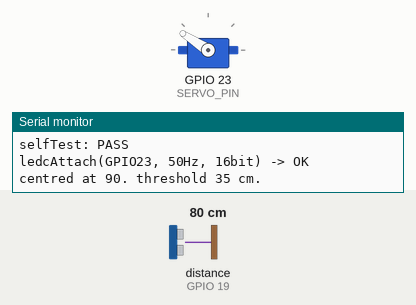
A sketch run on a simulated ESP32. On the bench: servo, the last lines printed to the serial monitor. Wiring (inferred from the names in the program): ultrasonic range finder: trigger GPIO 18; echo GPIO 19. The inputs (shaded band) are chosen by the test bench; at power-on: distance to the obstacle (sensor on GPIO 19) 80 cm. The echo pulse lasts 58.3 µs per cm; servo pulses on a pin are drawn as a servo (544–2400 µs = 0–180°).

Above: at 2.1 s.
2.2 s: distance to the obstacle (sensor on GPIO 19) set to 2 cm
At 3.1 s:
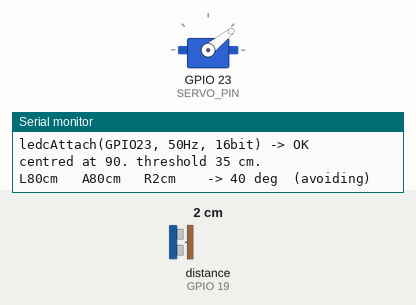
5.2 s: distance to the obstacle (sensor on GPIO 19) set to 18 cm
At 5.65 s:
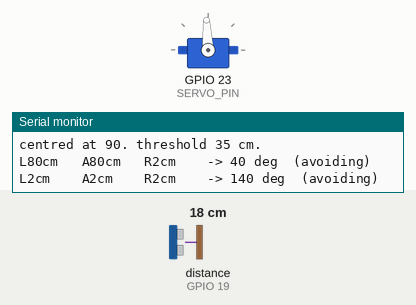
Timing chart, 0 to 14.2 s (numbered marks = the images above; inputs shaded):
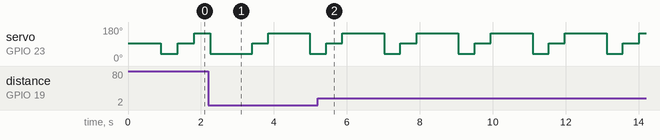

The sketch:

sonar_servo_test.ino
```cpp
/*
 *  Scanning head: HC-SR04 on an SG90, looking away from whatever is closest.
 *  No WiFi, no MQTT, no motors.  Serial Monitor at 115200.
 *
 *    SG90  signal -> GPIO23   5V -> EXTERNAL supply (UBEC / power bank), GND -> common
 *    HC-SR04 Trig -> GPIO18   VCC -> 5V   GND -> GND
 *    HC-SR04 Echo -> [1k] -> GPIO19 -> [1.8k] -> GND   <-- divider is NOT optional,
 *                                                          Echo swings 5V, GPIOs die at 3.3V
 *
 *  The servo must NOT draw from the ESP's 5V pin: its surge browns the board into a
 *  reset loop.  Native ledc PWM, so no ESP32Servo library to install.
 */

#define SERVO_PIN 23
#define TRIG_PIN  18
#define ECHO_PIN  19

#define SERVO_MIN_US 500     // ponytail: nominal SG90 range; trim if the ends buzz
#define SERVO_MAX_US 2500

#define AVOID_CM   35.0      // closer than this counts as "something in front"
#define CENTER     90

static const int  SCAN[] = {40, CENTER, 140};      // left, ahead, right
static const int  NSCAN  = sizeof(SCAN) / sizeof(SCAN[0]);

// ---------- servo ----------
void servoWrite(int deg) {
  deg = constrain(deg, 0, 180);
  long us = map(deg, 0, 180, SERVO_MIN_US, SERVO_MAX_US);
  ledcWrite(SERVO_PIN, (us * 65535L) / 20000L);
}

// ---------- sonar ----------
float readDistance() {                       // cm, or -1 on no echo / out of range
  digitalWrite(TRIG_PIN, LOW);  delayMicroseconds(3);
  digitalWrite(TRIG_PIN, HIGH); delayMicroseconds(10);
  digitalWrite(TRIG_PIN, LOW);

  unsigned long us = pulseIn(ECHO_PIN, HIGH, 30000UL);   // 30ms ~= 5m ceiling
  if (us == 0) return -1;
  float cm = us / 58.0;
  return (cm < 2 || cm > 400) ? -1 : cm;
}

float readDistanceStable() {                 // median of 3 — a single ping lies often enough
  float a = readDistance(); delay(60);
  float b = readDistance(); delay(60);
  float c = readDistance();
  if (a < 0 || b < 0 || c < 0) return (a > 0) ? a : (b > 0 ? b : c);
  return max(min(a, b), min(max(a, b), c));
}

// ---------- the behaviour ----------
// Point away from the nearest thing: an obstacle at 40 sends the head to 140, and
// vice versa.  Dead ahead has no mirror image, so pick whichever side has more room.
// Pure function of its inputs so selfTest() below can check it without hardware.
int chooseTarget(const int *ang, const float *dist, int n, float avoidCm) {
  int nearest = -1;
  for (int i = 0; i < n; i++)
    if (dist[i] > 0 && (nearest < 0 || dist[i] < dist[nearest])) nearest = i;

  if (nearest < 0 || dist[nearest] >= avoidCm) return CENTER;   // nothing close, look ahead

  if (ang[nearest] != CENTER) return 180 - ang[nearest];        // mirror it

  int roomiest = -1;                                            // blocked dead ahead
  for (int i = 0; i < n; i++)
    if (ang[i] != CENTER && dist[i] > 0 &&
        (roomiest < 0 || dist[i] > dist[roomiest])) roomiest = i;
  return roomiest < 0 ? CENTER : ang[roomiest];
}

void selfTest() {
  const int a[3] = {40, 90, 140};
  float d1[3] = {12, 200, 180};   // close on the left      -> look right
  float d2[3] = {180, 200, 15};   // close on the right     -> look left
  float d3[3] = {150, 10, 190};   // blocked ahead, right roomier -> look right
  float d4[3] = {150, 200, 190};  // all clear              -> centre
  float d5[3] = {-1, -1, -1};     // no echo at all         -> centre
  bool ok = chooseTarget(a, d1, 3, AVOID_CM) == 140
         && chooseTarget(a, d2, 3, AVOID_CM) == 40
         && chooseTarget(a, d3, 3, AVOID_CM) == 140
         && chooseTarget(a, d4, 3, AVOID_CM) == CENTER
         && chooseTarget(a, d5, 3, AVOID_CM) == CENTER;
  Serial.printf("selfTest: %s\n", ok ? "PASS" : "FAIL");
}

void setup() {
  Serial.begin(115200);
  delay(300);
  Serial.println("\n== scanning head: look away from the nearest thing ==");

  pinMode(TRIG_PIN, OUTPUT);
  pinMode(ECHO_PIN, INPUT);
  digitalWrite(TRIG_PIN, LOW);

  selfTest();

  bool attached = ledcAttach(SERVO_PIN, 50, 16);
  Serial.printf("ledcAttach(GPIO%d, 50Hz, 16bit) -> %s\n", SERVO_PIN, attached ? "OK" : "FAILED");

  // one gentle move at boot — a big sweep here is what tips a weak supply into brownout
  servoWrite(CENTER);
  delay(600);
  Serial.printf("centred at %d. threshold %.0f cm.\n\n", CENTER, AVOID_CM);
}

void loop() {
  float d[NSCAN];

  for (int i = 0; i < NSCAN; i++) {
    servoWrite(SCAN[i]);
    delay(320);                              // let the horn arrive before pinging
    d[i] = readDistanceStable();
  }

  int target = chooseTarget(SCAN, d, NSCAN, AVOID_CM);

  Serial.printf("L%-6s A%-6s R%-6s -> %d deg%s\n",
    d[0] < 0 ? "  --" : (String(d[0], 0) + "cm").c_str(),
    d[1] < 0 ? "  --" : (String(d[1], 0) + "cm").c_str(),
    d[2] < 0 ? "  --" : (String(d[2], 0) + "cm").c_str(),
    target,
    target == CENTER ? "  (clear)" : "  (avoiding)");

  servoWrite(target);
  delay(700);                                // hold the new heading so it doesn't jitter
}
```

Measured:
- by itself, servo on GPIO 23 (SERVO_PIN): repeats every 2.0 s: 147° 1.1 s, 39° 0.44 s, 93° 0.44 s
